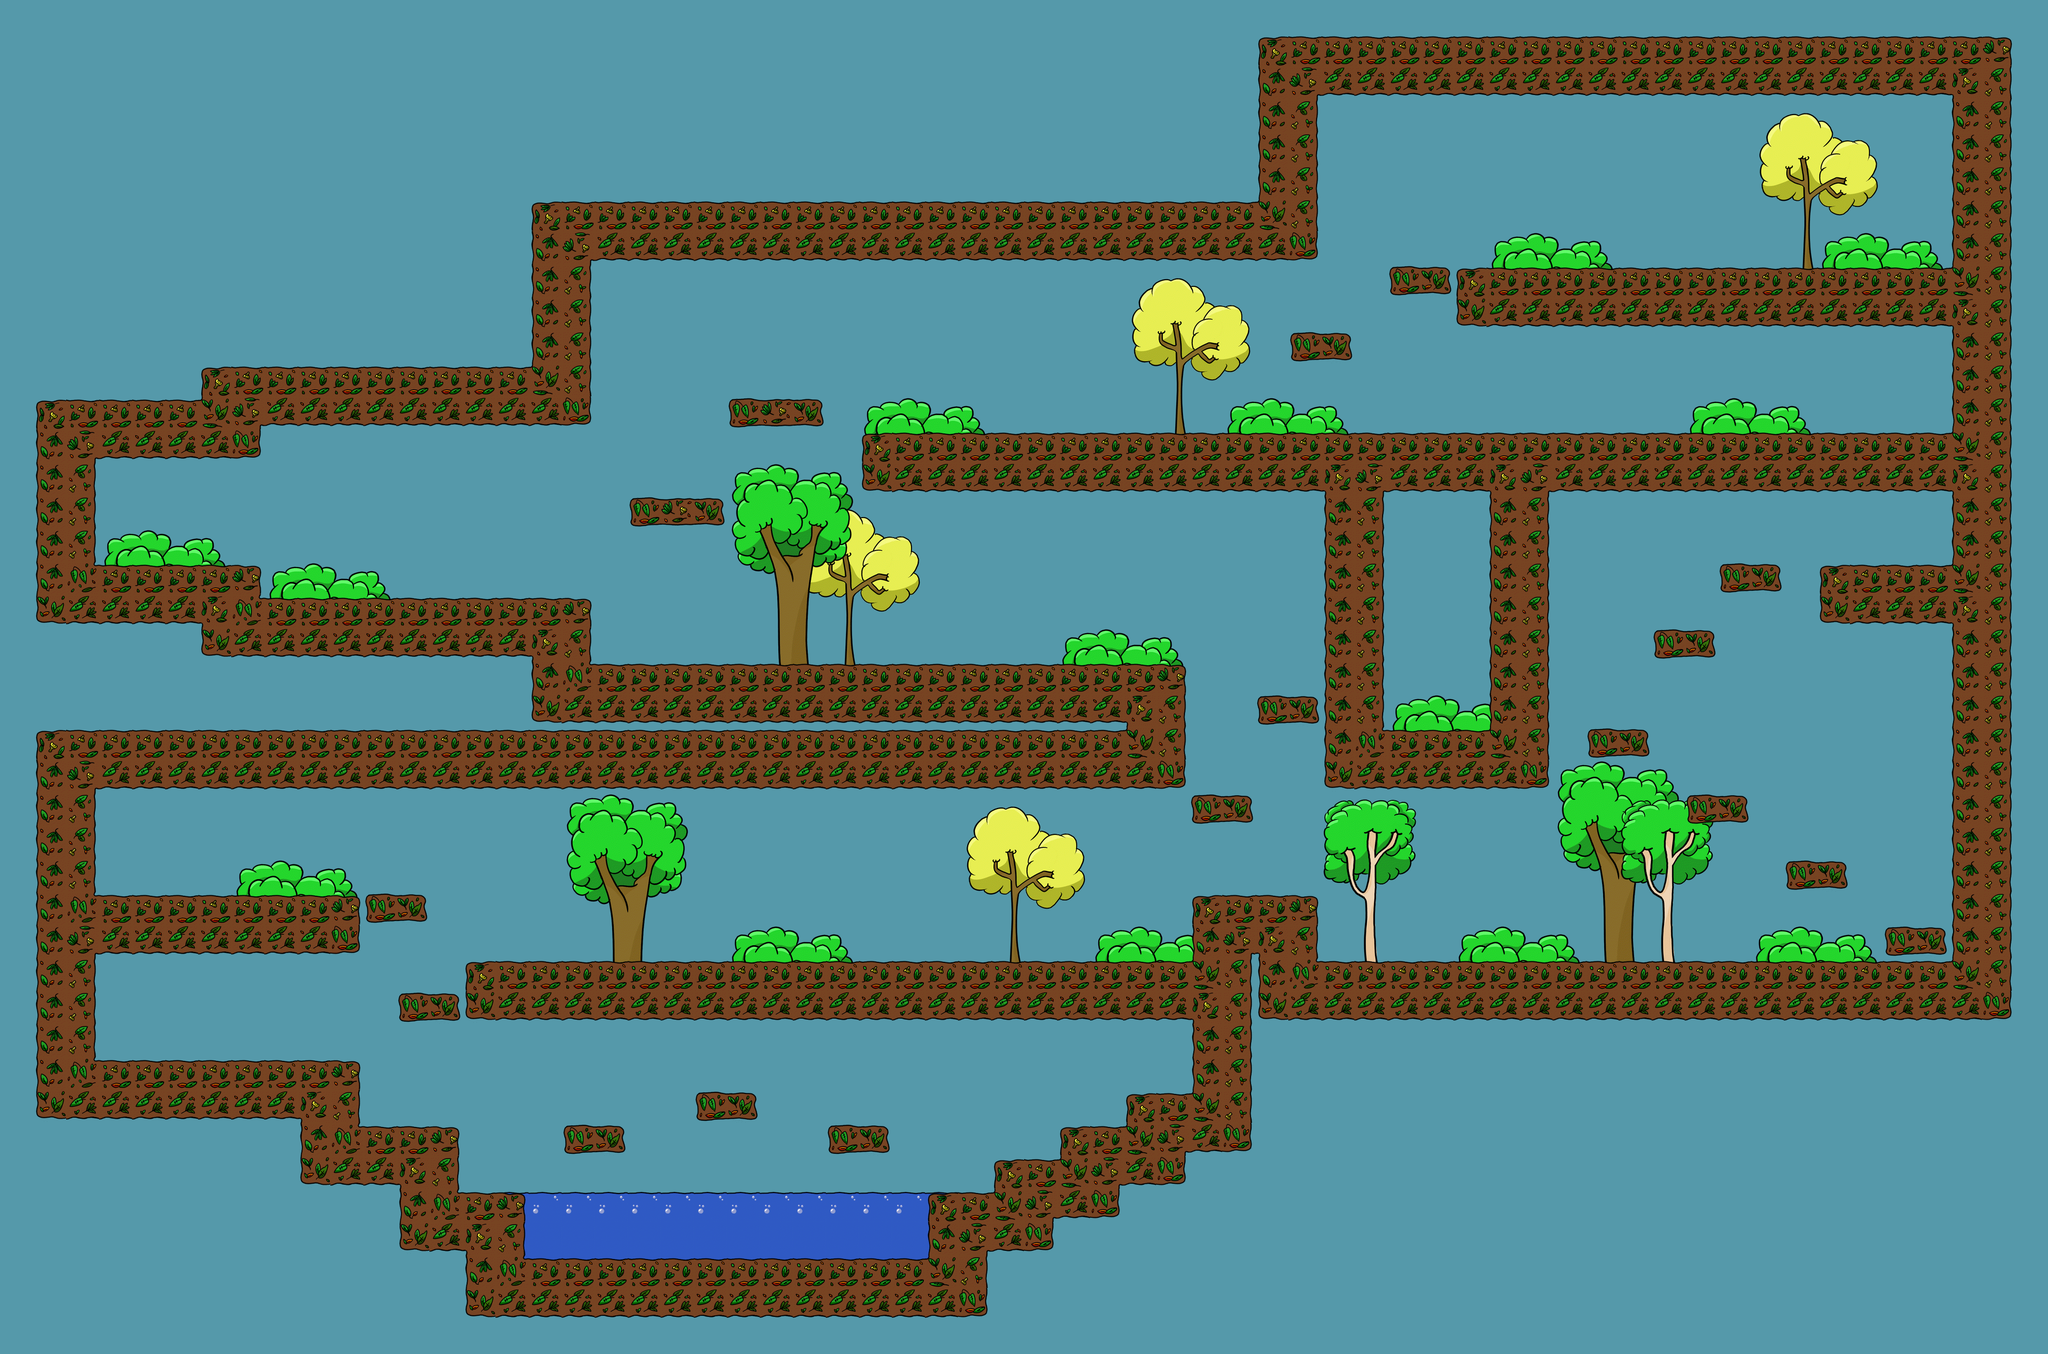

Below is a game level as drawn by its tile map, then a one-line description and the .tmx that defines it (tile-layer data replaced by summaries):
An orthogonal 62x41 tile map with 64x64 px tiles, 4 tile layers (a, e_02, e_01, g), 2 tilesets and 111 objects (57x 1, 42x 0, 3x 4, 2x 6, 2x 5, ...).

<map version="1.0" orientation="orthogonal" width="62" height="41" tilewidth="64" tileheight="64" backgroundcolor="#5599aa">
 <properties>
  <property name="RGB" value="85,153,170" />
 </properties>
 <tileset firstgid="1" name="pack" tilewidth="64" tileheight="64" spacing="2" margin="2">
  <image source="pack_01.png" width="860" height="200" />
 </tileset>
 <tileset firstgid="40" name="pack_e" tilewidth="64" tileheight="64">
  <image source="pack_e_01.png" width="704" height="704" />
 </tileset>
 <layer name="a" width="62" height="41">
  <data>[2542 cells, 42 non-empty, 2 distinct tile ids]</data>
 </layer>
 <layer name="e_02" width="62" height="41">
  <data>[2542 cells, 52 non-empty, 52 distinct tile ids]</data>
 </layer>
 <layer name="e_01" width="62" height="41">
  <data>[2542 cells, 270 non-empty, 70 distinct tile ids]</data>
 </layer>
 <layer name="g" width="62" height="41">
  <data>[2542 cells, 762 non-empty, 15 distinct tile ids]</data>
 </layer>
 <objectgroup name="border" width="62" height="41">
  <object x="174" y="877">
   <polyline points="0,0 -1,227 321,228 323,291 962,292 962,423 2114,424 2114,637 1,640 4,872 514,871 515,961 3,965 3,1188 516,1190 516,1315 706,1317 707,1444 835,1445 835,1571 1634,1572 1634,1446 1761,1445 1761,1381 1887,1380 1888,1318 2016,1317 2016,1253 2145,1251 2144,1090 739,1090 738,998 2145,996 2144,873 2372,873 2373,993 3617,993 3617,325 3363,324 3362,229 3617,228 3617,67 2820,68 2818,638 2404,639 2402,66 1506,67 1504,-25 3615,-29 3616,-254 2660,-254 2658,-346 3618,-346 3617,-701 2370,-699 2371,-385 961,-383 963,-65 324,-64 324,0 0,0" />
  </object>
  <object type="1" x="2509" y="654">
   <polyline points="0,-1 0,36" />
  </object>
  <object type="0" x="2510" y="650">
   <polyline points="3,2 96,2" />
  </object>
  <object type="0" x="2510" y="688">
   <polyline points="3,2 96,2" />
  </object>
  <object type="1" x="2609" y="654">
   <polyline points="0,-1 0,36" />
  </object>
  <object type="1" x="2700" y="526">
   <polyline points="0,-1 0,36" />
  </object>
  <object type="0" x="2701" y="522">
   <polyline points="3,2 96,2" />
  </object>
  <object type="0" x="2701" y="560">
   <polyline points="3,2 96,2" />
  </object>
  <object type="1" x="2800" y="526">
   <polyline points="0,-1 0,36" />
  </object>
  <object type="1" x="3341" y="1102">
   <polyline points="0,-1 0,36" />
  </object>
  <object type="0" x="3342" y="1098">
   <polyline points="3,2 96,2" />
  </object>
  <object type="0" x="3342" y="1136">
   <polyline points="3,2 96,2" />
  </object>
  <object type="1" x="3441" y="1102">
   <polyline points="0,-1 0,36" />
  </object>
  <object type="1" x="3214" y="1231">
   <polyline points="0,-1 0,36" />
  </object>
  <object type="0" x="3215" y="1227">
   <polyline points="3,2 96,2" />
  </object>
  <object type="0" x="3215" y="1265">
   <polyline points="3,2 96,2" />
  </object>
  <object type="1" x="3314" y="1231">
   <polyline points="0,-1 0,36" />
  </object>
  <object type="1" x="3087" y="1421">
   <polyline points="0,-1 0,36" />
  </object>
  <object type="0" x="3088" y="1417">
   <polyline points="3,2 96,2" />
  </object>
  <object type="0" x="3088" y="1455">
   <polyline points="3,2 96,2" />
  </object>
  <object type="1" x="3187" y="1421">
   <polyline points="0,-1 0,36" />
  </object>
  <object type="1" x="3278" y="1550">
   <polyline points="0,-1 0,36" />
  </object>
  <object type="0" x="3279" y="1546">
   <polyline points="3,2 96,2" />
  </object>
  <object type="0" x="3279" y="1584">
   <polyline points="3,2 96,2" />
  </object>
  <object type="1" x="3378" y="1550">
   <polyline points="0,-1 0,36" />
  </object>
  <object type="1" x="3470" y="1678">
   <polyline points="0,-1 0,36" />
  </object>
  <object type="0" x="3471" y="1674">
   <polyline points="3,2 96,2" />
  </object>
  <object type="0" x="3471" y="1712">
   <polyline points="3,2 96,2" />
  </object>
  <object type="1" x="3570" y="1678">
   <polyline points="0,-1 0,36" />
  </object>
  <object type="1" x="3662" y="1807">
   <polyline points="0,-1 0,36" />
  </object>
  <object type="0" x="3663" y="1803">
   <polyline points="3,2 96,2" />
  </object>
  <object type="0" x="3663" y="1841">
   <polyline points="3,2 96,2" />
  </object>
  <object type="1" x="3762" y="1807">
   <polyline points="0,-1 0,36" />
  </object>
  <object type="1" x="718" y="1743">
   <polyline points="0,-1 0,36" />
  </object>
  <object type="0" x="719" y="1739">
   <polyline points="3,2 96,2" />
  </object>
  <object type="0" x="719" y="1777">
   <polyline points="3,2 96,2" />
  </object>
  <object type="1" x="818" y="1743">
   <polyline points="0,-1 0,36" />
  </object>
  <object type="1" x="781" y="1934">
   <polyline points="0,-1 0,36" />
  </object>
  <object type="0" x="782" y="1930">
   <polyline points="3,2 96,2" />
  </object>
  <object type="0" x="782" y="1968">
   <polyline points="3,2 96,2" />
  </object>
  <object type="1" x="881" y="1934">
   <polyline points="0,-1 0,36" />
  </object>
  <object type="1" x="1101" y="2191">
   <polyline points="0,-1 0,36" />
  </object>
  <object type="0" x="1102" y="2187">
   <polyline points="3,2 96,2" />
  </object>
  <object type="0" x="1102" y="2225">
   <polyline points="3,2 96,2" />
  </object>
  <object type="1" x="1201" y="2191">
   <polyline points="0,-1 0,36" />
  </object>
  <object type="1" x="1358" y="2126">
   <polyline points="0,-1 0,36" />
  </object>
  <object type="0" x="1359" y="2122">
   <polyline points="3,2 96,2" />
  </object>
  <object type="0" x="1359" y="2160">
   <polyline points="3,2 96,2" />
  </object>
  <object type="1" x="1458" y="2126">
   <polyline points="0,-1 0,36" />
  </object>
  <object type="1" x="1613" y="2190">
   <polyline points="0,-1 0,36" />
  </object>
  <object type="0" x="1614" y="2186">
   <polyline points="3,2 96,2" />
  </object>
  <object type="0" x="1614" y="2224">
   <polyline points="3,2 96,2" />
  </object>
  <object type="1" x="1713" y="2190">
   <polyline points="0,-1 0,36" />
  </object>
  <object type="1" x="2319" y="1551">
   <polyline points="0,-1 0,36" />
  </object>
  <object type="0" x="2320" y="1547">
   <polyline points="3,2 96,2" />
  </object>
  <object type="0" x="2320" y="1585">
   <polyline points="3,2 96,2" />
  </object>
  <object type="1" x="2419" y="1551">
   <polyline points="0,-1 0,36" />
  </object>
  <object type="1" x="2445" y="1359">
   <polyline points="0,-1 0,36" />
  </object>
  <object type="0" x="2446" y="1355">
   <polyline points="3,2 96,2" />
  </object>
  <object type="0" x="2446" y="1393">
   <polyline points="3,2 96,2" />
  </object>
  <object type="1" x="2545" y="1359">
   <polyline points="0,-1 0,36" />
  </object>
  <object type="0" x="1262" y="971">
   <polyline points="-31,2 127,2" />
  </object>
  <object type="0" x="1262" y="1009">
   <polyline points="-30,3 127,2" />
  </object>
  <object type="1" x="1392" y="975">
   <polyline points="0,-1 0,36" />
  </object>
  <object type="1" x="1229" y="975">
   <polyline points="0,-1 0,36" />
  </object>
  <object type="1" x="1420" y="782">
   <polyline points="0,-1 0,36" />
  </object>
  <object type="0" x="1453" y="778">
   <polyline points="-31,2 127,2" />
  </object>
  <object type="0" x="1453" y="816">
   <polyline points="-30,3 127,2" />
  </object>
  </objectgroup>
 <objectgroup name="water" width="62" height="41">
  <!-- 1 objects omitted --></objectgroup>
 <objectgroup name="player" width="62" height="41">
  <!-- 1 objects omitted --></objectgroup>
 <objectgroup name="logic" width="62" height="41">
  <!-- 19 objects omitted --></objectgroup>
 <objectgroup name="end" width="62" height="41">
  <!-- 1 objects omitted --></objectgroup>
 <objectgroup name="enemies" width="62" height="41">
  <!-- 16 objects omitted --></objectgroup>
 <objectgroup name="info" width="62" height="41">
  <!-- 4 objects omitted --></objectgroup>
</map>
<!-- 43 of 111 objects omitted -->
